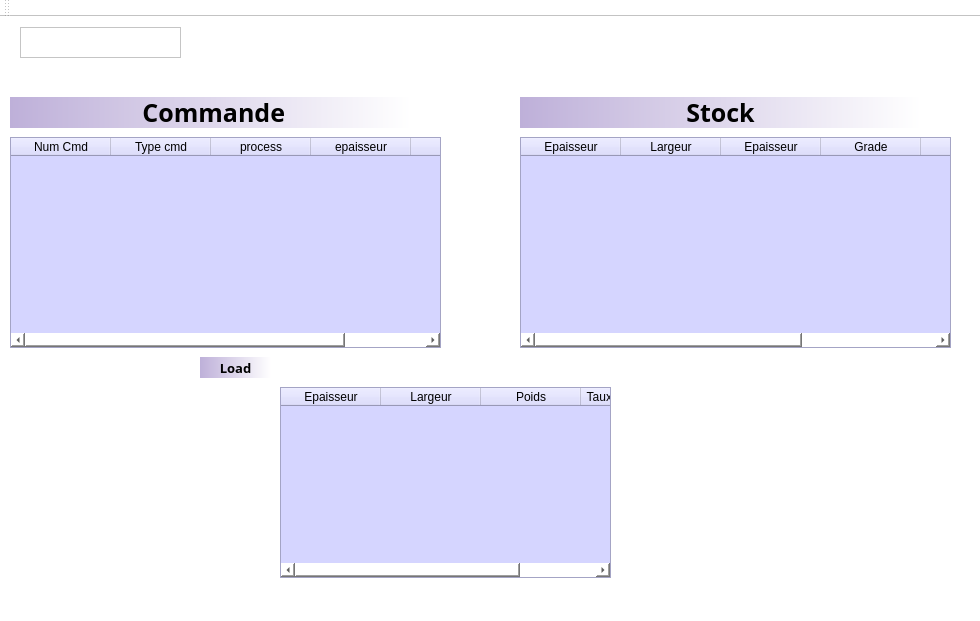
<?xml version="1.0" encoding="UTF-8"?>
<ui version="4.0">
 <class>MainWindow</class>
 <widget class="QMainWindow" name="MainWindow">
  <property name="geometry">
   <rect>
    <x>0</x>
    <y>0</y>
    <width>980</width>
    <height>621</height>
   </rect>
  </property>
  <property name="font">
   <font>
    <italic>false</italic>
   </font>
  </property>
  <property name="windowTitle">
   <string>MainWindow</string>
  </property>
  <property name="styleSheet">
   <string notr="true">background-color: rgb(255, 255, 255);</string>
  </property>
  <widget class="QWidget" name="centralwidget">
   <widget class="QTableWidget" name="tableWidget">
    <property name="geometry">
     <rect>
      <x>10</x>
      <y>120</y>
      <width>431</width>
      <height>211</height>
     </rect>
    </property>
    <property name="styleSheet">
     <string notr="true">background-color: rgb(213, 213, 255);
font: 75 8pt &quot;Verdana&quot;;
</string>
    </property>
    <column>
     <property name="text">
      <string>Num Cmd</string>
     </property>
    </column>
    <column>
     <property name="text">
      <string>Type cmd</string>
     </property>
    </column>
    <column>
     <property name="text">
      <string>process</string>
     </property>
    </column>
    <column>
     <property name="text">
      <string>epaisseur</string>
     </property>
    </column>
    <column>
     <property name="text">
      <string>largeur</string>
     </property>
    </column>
   </widget>
   <widget class="QPushButton" name="pushButton_2">
    <property name="geometry">
     <rect>
      <x>200</x>
      <y>340</y>
      <width>71</width>
      <height>21</height>
     </rect>
    </property>
    <property name="font">
     <font>
      <family>Segoe Print</family>
      <pointsize>10</pointsize>
      <weight>75</weight>
      <bold>true</bold>
     </font>
    </property>
    <property name="styleSheet">
     <string notr="true">background-color: qlineargradient(spread:pad, x1:0, y1:0, x2:1, y2:0, stop:0 rgba(190, 176, 217, 255), stop:1 rgba(255, 255, 255, 255));
border-right-color: rgb(229, 202, 255);
border-bottom-color: rgb(158, 158, 255);
border-radius:30px;
</string>
    </property>
    <property name="text">
     <string>Load</string>
    </property>
   </widget>
   <widget class="QLabel" name="label">
    <property name="geometry">
     <rect>
      <x>10</x>
      <y>80</y>
      <width>401</width>
      <height>31</height>
     </rect>
    </property>
    <property name="font">
     <font>
      <family>Segoe Print</family>
      <pointsize>19</pointsize>
      <weight>75</weight>
      <bold>true</bold>
     </font>
    </property>
    <property name="styleSheet">
     <string notr="true">background-color: qlineargradient(spread:pad, x1:0, y1:0, x2:1, y2:0, stop:0 rgba(190, 176, 217, 255), stop:1 rgba(255, 255, 255, 255));</string>
    </property>
    <property name="text">
     <string> Commande</string>
    </property>
    <property name="alignment">
     <set>Qt::AlignCenter</set>
    </property>
   </widget>
   <widget class="QLabel" name="label_2">
    <property name="geometry">
     <rect>
      <x>520</x>
      <y>80</y>
      <width>401</width>
      <height>31</height>
     </rect>
    </property>
    <property name="font">
     <font>
      <family>Segoe Print</family>
      <pointsize>19</pointsize>
      <weight>75</weight>
      <bold>true</bold>
     </font>
    </property>
    <property name="styleSheet">
     <string notr="true">background-color: qlineargradient(spread:pad, x1:0, y1:0, x2:1, y2:0, stop:0 rgba(190, 176, 217, 255), stop:1 rgba(255, 255, 255, 255));</string>
    </property>
    <property name="text">
     <string>Stock</string>
    </property>
    <property name="alignment">
     <set>Qt::AlignCenter</set>
    </property>
   </widget>
   <widget class="QTableWidget" name="tableWidget_2">
    <property name="geometry">
     <rect>
      <x>520</x>
      <y>120</y>
      <width>431</width>
      <height>211</height>
     </rect>
    </property>
    <property name="styleSheet">
     <string notr="true">background-color: rgb(213, 213, 255);
font: 75 8pt &quot;Verdana&quot;;
</string>
    </property>
    <column>
     <property name="text">
      <string>Epaisseur</string>
     </property>
     <property name="background">
      <color>
       <red>172</red>
       <green>174</green>
       <blue>200</blue>
      </color>
     </property>
    </column>
    <column>
     <property name="text">
      <string>Largeur</string>
     </property>
    </column>
    <column>
     <property name="text">
      <string>Epaisseur</string>
     </property>
    </column>
    <column>
     <property name="text">
      <string>Grade</string>
     </property>
    </column>
    <column>
     <property name="text">
      <string>submit</string>
     </property>
    </column>
    <column>
     <property name="text">
      <string/>
     </property>
    </column>
   </widget>
   <widget class="QTextEdit" name="textEdit">
    <property name="geometry">
     <rect>
      <x>20</x>
      <y>10</y>
      <width>161</width>
      <height>31</height>
     </rect>
    </property>
    <property name="styleSheet">
     <string notr="true">border-image: url(:/images/Logo_-_Maghreb_Steel_(1).jpg);</string>
    </property>
   </widget>
   <widget class="QTableWidget" name="tableWidget_3">
    <property name="geometry">
     <rect>
      <x>280</x>
      <y>370</y>
      <width>331</width>
      <height>191</height>
     </rect>
    </property>
    <property name="styleSheet">
     <string notr="true">background-color: rgb(213, 213, 255);
font: 75 8pt &quot;Verdana&quot;;
</string>
    </property>
    <column>
     <property name="text">
      <string>Epaisseur</string>
     </property>
    </column>
    <column>
     <property name="text">
      <string>Largeur</string>
     </property>
    </column>
    <column>
     <property name="text">
      <string>Poids</string>
     </property>
    </column>
    <column>
     <property name="text">
      <string>Taux de chute %</string>
     </property>
    </column>
   </widget>
  </widget>
  <widget class="QToolBar" name="toolBar">
   <property name="windowTitle">
    <string>toolBar</string>
   </property>
   <attribute name="toolBarArea">
    <enum>TopToolBarArea</enum>
   </attribute>
   <attribute name="toolBarBreak">
    <bool>false</bool>
   </attribute>
  </widget>
 </widget>
 <resources>
  <include location="resourcee.qrc"/>
 </resources>
 <connections/>
</ui>
